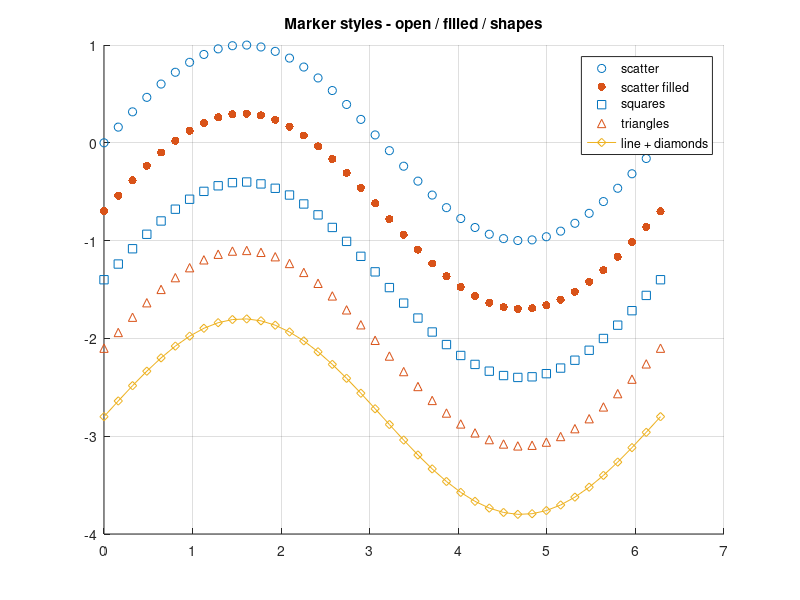

The MATLAB script that drew this image: (Note: this script raises an error after producing the figure.)
% Scatter Styles — open vs filled markers + polarscatter
% MATLAB markers are OPEN (outline in the series colour) by default;
% scatter(...,'filled') fills them. Other marker shapes come through plot's
% LineSpec (s = square, ^ = triangle, d = diamond, ...). polarscatter places
% markers in polar coordinates.


clear
close all

x = linspace(0, 2*pi, 40);

figure
hold on
scatter(x, sin(x))                  % open circles (the default)
scatter(x, sin(x) - 0.7, 'filled')  % filled circles
plot(x, sin(x) - 1.4, 's')          % open squares  (markers only)
plot(x, sin(x) - 2.1, '^')          % open triangles
plot(x, sin(x) - 2.8, 'd-')         % line + open diamonds
hold off
title('Marker styles - open / filled / shapes')
legend('scatter', 'scatter filled', 'squares', 'triangles', 'line + diamonds')
grid on

figure
theta = linspace(0, 4*pi, 80);
rho   = linspace(0.1, 1, 80);
polarscatter(theta, rho)
title('polarscatter')
